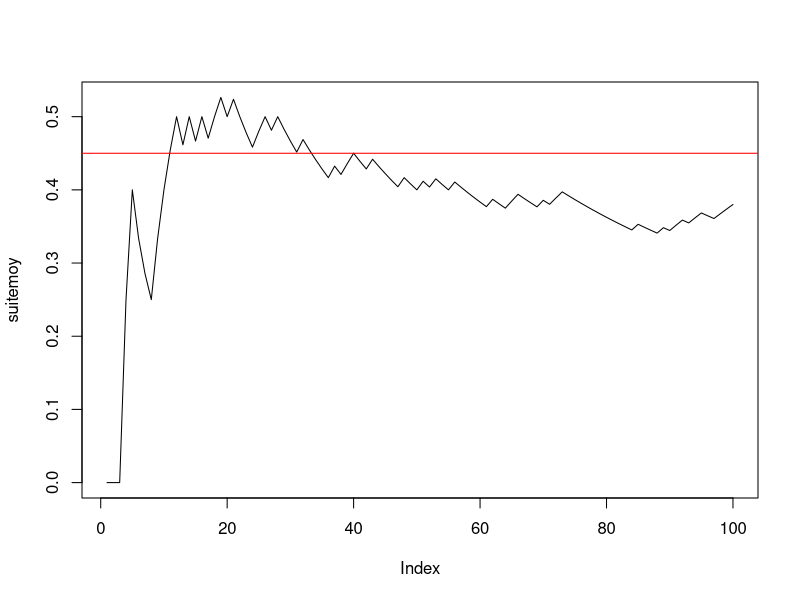

This figure's R source: (Note: this script raises an error after producing the figure.)

#--------question 1------------
n <- 100
p <- 0.45
x <- rbinom(n, 1, p)
#--------question 2------------
cumsum(x)
taille <- 1:n
suitemoy <- cumsum(x) / taille
#--------question 3------------
plot(suitemoy, type = "l")
abline(h = p, col = "red")

#------------Exercice 2------------------------



#--------question 1------------
n <- 100
mu <- -2
sigma <- 2
xg <- rnorm(n, mu, sigma)
#--------question 2------------
cumsum(xg)
rm(taille)
taille <- 1:n
rm(suitemoyg)
suitemoyg
suitemoyg <- cumsum(xg) / taille
#--------question 3------------
plot(suitemoyg, type = "l", ylim = c(-10, 6))
abline(h = mu, col = "red")


#------------Exercice 3------------------------

#---------question 1--------------------------
mu <- -2
sigma <- 2
n <- 5
x <- rnorm(n, mu, sigma)
moyx <- mean(x)

#---------question 2--------------------------
y <- rnorm(n, mu, sigma)
moyy <- mean(y)
rbind(x, y) -> M
rowMeans(M)

#---------question 3--------------------------
N <- 1000
Mdata <- matrix(rnorm(n * N, mu, sigma), ncol = n, byrow = T)
dim(Mdata)


#---------question 4--------------------------
rowMeans(Mdata) -> moyennes
apply(Mdata, MARGIN = 1, mean)

#---------question 5--------------------------
mean(moyennes)
sd(moyennes) * sqrt((length(moyennes) - 1) / length(moyennes))
sd(moyennes)

#---------question 6--------------------------
hist(moyennes, prob = T, main = "Répartition de la moyenne empirique des Xi, i=1,....,n") # la répartition observée de Xbar_n
(abs <- seq(1.2 * min(moyennes), 1.2 * max(moyennes), (max(moyennes) - min(moyennes)) / 100))
points(abs, dnorm(abs, mu, sigma / sqrt(n)), col = 2, type = "l")
abline(v = mean(moyennes), col = 3, lty = "dashed") # moyenne de l'échantillon
abline(v = mu, col = 2) # moyenne théorique mu de la loi de Xbar
# belle adéquation de l'échantillon à la normale, que l'on peut verifier avec dte de Henry
qqnorm(moyennes) # les points sont presque alignés la loi de Xbar_n est donc bien normale
qqline(moyennes, col = 2) # autour de la droite rouge qui passe par les deux points
# (1er quartile theo de la centrée réduite,1er quartile empirique) et
# (3ieme quartile theo de la centrée réduite,3ieme quartile empirique)
# mean(echantillon) et écart-type empirique sd(échantillon)*sqrt((n-1)/n). e
# En effet si on ajoute la droite passant par ces deux points elle se confond
# avec qqline. droite de Henry

(x1 <- qnorm(0.25))
(x2 <- qnorm(0.75))
(y1 <- quantile(moyennes, 0.25, type = 1))
(y2 <- quantile(moyennes, 0.75, type = 1))
abline(y1 - (y2 - y1) * x1 / (x2 - x1), (y2 - y1) / (x2 - x1), col = 3) # droite de Henry

#----------question 7-------------------------
moyennecr <- sqrt(n) * (moyennes - mu) / sigma
hist(moyennecr, prob = T, main = "Répartition observée de la moyenne empirique centrée réduite")
(abscr <- seq(1.2 * min(moyennecr), 1.2 * max(moyennecr), (max(moyennecr) - min(moyennecr)) / 100))
points(abscr, dnorm(abscr), col = 2, type = "l")
abline(v = mean(moyennecr), col = 3, lty = "dashed") # moyenne empirique de l'échantillon
abline(v = 0, col = 2) # moyenne théorique  de la loi normale centrée réduite

qqnorm(moyennecr)
qqline(moyennecr) # droite de Henry

#-----------question 8------------
n <- 50
# puis réexecuter les lignes 67 à 107 : la loi reste gaussienne mais
# l'écart-type de Xbarn est plus petit avec n=50 qu'avec n=2
sd(moyennes)
sigma / sqrt(n)

n <- 2
# puis réexecuter les lignes 67 à 107 : LA LOI EST TOUJOURS GAUSSIENNE MEME AVEC n PETIT
# C'EST UNE PROPRIETES CARACTÉRISTIQUE DE LA LOI NORMALE MAIS QUI NE S'APPLIQUE PAS AUX AUTRES
# LOIS COMME PAR EX A LA BERNOULLI ==> VOIR EXO SUIVANT
sd(moyennes)
# l'écart type empirique est EN REVANCHE plus faible avec n=2 qu'avec n=50 :
# normal il estime sigma/sqrt(n) or :
sigma / sqrt(n)

#####################################################################################
# CE QU'IL FAUT RETENIR DE CET EXERCICE : LA LOI DE XBAR EST GAUSSIENNE SI L'ÉCHANTILLON EST
# GAUSSIEN ET DE TAILLE QUELCONQUE n. LE RESULTAT DU THEOREME CENTRAL LIMITE EST VRAI DANS CE CAS
# POUR TOUT n ET PAS SEULEMENT POUR n GRAND
###################################################################################

###################################################
#------------Exercice 4------------------------
###################################################

#---------question 1--------------------------
p <- 0.45
n <- 5
N <- 100
rm(Mdata) # efface l'objet précedemment créé Mdata

Mdata <- matrix(rbinom(n * N, 1, p), ncol = n, byrow = T) # N échantillons de taille n disposés en lignes
dim(Mdata) # dimension de la matrice N lignes et n colonnes

(rowMeans(Mdata) -> moyennes) # calcule les moyennes pour les N, n-échantillons tirés.


mean(moyennes) # moyenne empirique des N réalisations de Xbar_n
sd(moyennes) * sqrt((length(moyennes) - 1) / length(moyennes)) # ecart-type empirique
sd(moyennes) # écart-type estimé sans biais = ecart-type empirique corrigé

#---------histogramme de xbar_n--------------------------
hist(moyennes, prob = T, ylim = c(0, max(dnorm(p, p, sqrt(p * (1 - p) / n)), 4)), main = "Répartition de la moyenne empirique des Xi, i=1,....,n") # la répartition observée de Xbar_n
(abs <- seq(.8 * min(moyennes), 1.2 * max(moyennes), (max(moyennes) - min(moyennes)) / 100))
points(abs, dnorm(abs, p, sqrt(p * (1 - p) / n)), col = 2, type = "l")
abline(v = mean(moyennes), col = 3, lty = "dashed") # moyenne de l'échantillon
abline(v = p, col = 2) # moyenne théorique mu de la loi de Xbar
qqnorm(moyennes) # vraiment pas gaussien !
qqline(moyennes, col = 2)
# AUCUNE ADEQUATION  de l'échantillon à la normale CAR n EST TROP PETIT ET LE TCL N'EST
# PAS VERIFIE. ON REFAIT LA SIMUL AVEC n=200 :

n <- 200
# puis réeéxuter les lignes 142 à 161

# EUREKA CA MARCHE BEAUCOUP MIEUX ET ON A BIEN UNE REPARTITION GAUSSIENNE CAR n EST SUFFISAMMENT GRAND POUR
# QUE LE TCL SOIT VERIFIE !
######################################

qqnorm(moyennes)
qqline(moyennes, col = "red")

# Si on augmente N on améliore l'estimation de la densité de Xbarn par l'histogramme
# des N réalisations de Xbarn mais si n est petit on n'observe pas un histogramme
# ressemblant à une gaussienne puisque le TCL ne s'applique que si n est assez grand.
# Essayer avec
N <- 1000
n <- 4
# puis lignes 142 à 159.
N <- 1000
n <- 100
# puis lignes 142 à 159.
